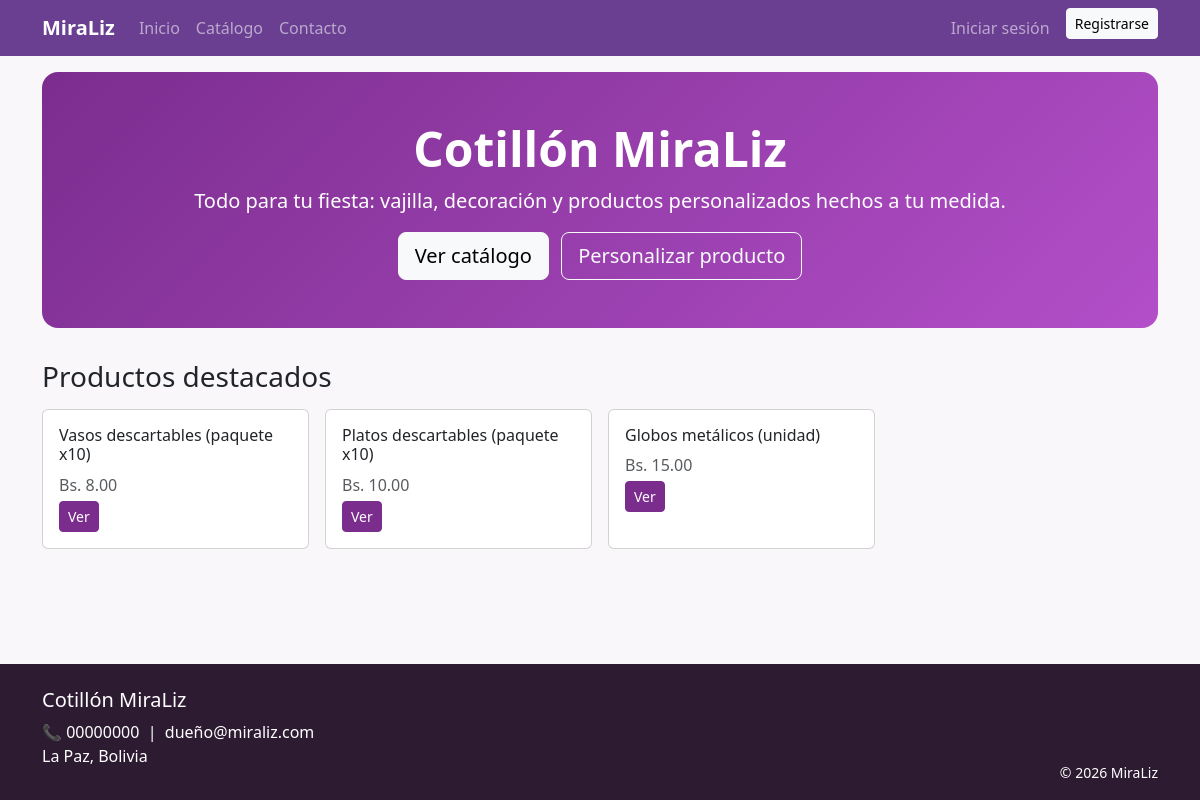
The page / on the database its author committed.
### models/inventario.py (models this page shows, shortened)
class Producto(db.Model):
    __tablename__ = "productos"
    id = db.Column(db.Integer, primary_key=True)
    nombre = db.Column(db.String(150), nullable=False)
    descripcion = db.Column(db.Text)
    categoria = db.Column(db.String(80))
    precio = db.Column(db.Float, nullable=False, default=0)
    imagen = db.Column(db.String(250), default="default.png")
    tipo = db.Column(db.String(30), nullable=False, default="PRODUCTO_LISTO")
    stock = db.Column(db.Integer, default=0)
    estado = db.Column(db.String(20), nullable=False, default="ACTIVO")
    horas_estimadas = db.Column(db.Float, default=0)  # para cálculo de capacidad de producción
    receta = db.relationship("RecetaInsumo", backref="producto", lazy=True,
                              cascade="all, delete-orphan")

### routes/public.py (the view)
@bp.route("/")
def index():
    destacados = Producto.query.filter_by(estado="ACTIVO", tipo="PRODUCTO_LISTO").limit(4).all()
    return render_template("index.html", destacados=destacados)

### templates/index.html (shortened to what this page needs)
{% extends "base.html" %}
{% block content %}
<div class="hero text-center">
    <h1 class="display-5 fw-bold">Cotillón MiraLiz</h1>
    <p class="lead">Todo para tu fiesta: vajilla, decoración y productos personalizados hechos a tu medida.</p>
    <a href="{{ url_for('public.catalogo') }}" class="btn btn-light btn-lg me-2">Ver catálogo</a>
    <a href="{{ url_for('public.catalogo', categoria='Personalizados') }}" class="btn btn-outline-light btn-lg">Personalizar producto</a>
</div>
<h3 class="mb-3">Productos destacados</h3>
<div class="row g-3">
    {% for p in destacados %}
    <div class="col-6 col-md-3">
        <div class="card card-producto">
            <div class="card-body">
                <h6 class="card-title">{{ p.nombre }}</h6>
                <p class="text-muted mb-1">Bs. {{ "%.2f"|format(p.precio) }}</p>
                <a href="{{ url_for('public.detalle_producto', producto_id=p.id) }}" class="btn btn-sm btn-primary-miraliz">Ver</a>
            </div>
        </div>
    </div>
    {% else %}
    <p class="text-muted">Pronto tendremos productos destacados.</p>
    {% endfor %}
</div>
{% endblock %}

### static/css/estilo.css (style rules this page uses)
body { display: flex; flex-direction: column; min-height: 100vh; background-color: #faf7fb; }
.hero { background: linear-gradient(135deg, #7b2d8e, #b34fc9); color: white; border-radius: 1rem; padding: 3rem 2rem; margin-bottom: 2rem; }
.card-producto { transition: transform .15s ease; height: 100%; }
.btn-primary-miraliz { background-color: #7b2d8e; border-color: #7b2d8e; color: white; }

### rows shown on the page
Producto: nombre "Vasos descartables (paquete x10)", precio "8.00"
Producto: nombre "Platos descartables (paquete x10)", precio "10.00"
Producto: nombre "Globos metálicos (unidad)", precio "15.00"
